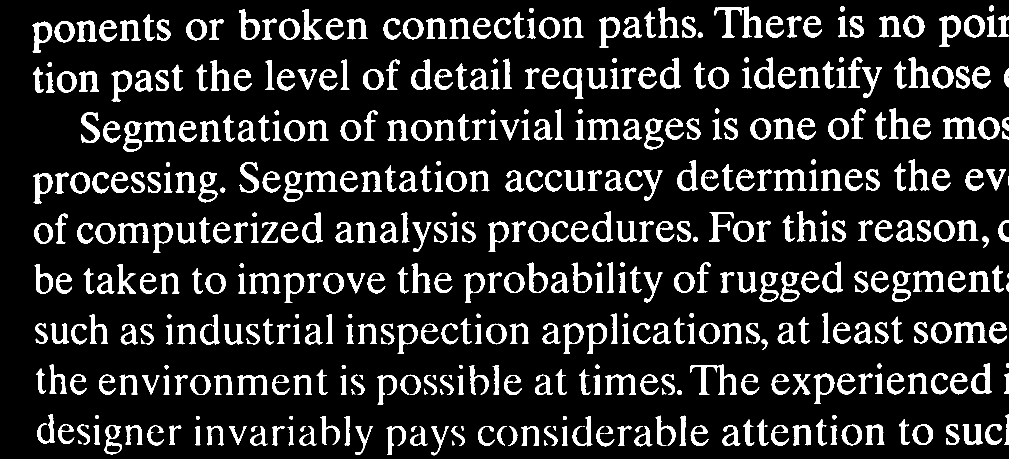
#> input picture LEB2_Hw/HW5/image/text_frombook.png, 2018 x 918 px (shown at 1/2 size)
$ jupyter execute HW5.ipynb
#> lines starting #> are read from the running program, lines starting #| are printed output that depends on the picture; after the words box and inside, x2 and y2 are one past the last pixel; in counts of white or black regions, pixels touching at a corner belong together
# **Import Libary**

[cell 1]
import matplotlib.pyplot as plt
import cv2
import numpy as np

# **Load Image & Delete long tail**

[cell 2]
ori_image = cv2.imread('image/text_frombook.png',0)
#> ori_image: shape (918, 2018); 13.8% white; 497 white regions (11 under 20 px), largest, box (x1, y1, x2, y2) and area: (1429, 13, 1526, 75) 1961, (1380, 729, 1473, 790) 1647, (1886, 235, 1953, 278) 1379

# จากคริปอาจารย์
def imreconstruct(img,marker):
    mask = img
    se = cv2.getStructuringElement(cv2.MORPH_RECT , (3,3))
    recon1 = marker
    recon1_old = np.zeros(recon1.shape , np.int8)
    while np.sum(np.sum(recon1 - recon1_old)) != 0 :
        recon1_old = recon1
        recon1 = cv2.dilate(recon1 , se)
        recon1 = recon1 & mask
#> this loop made 76 passes
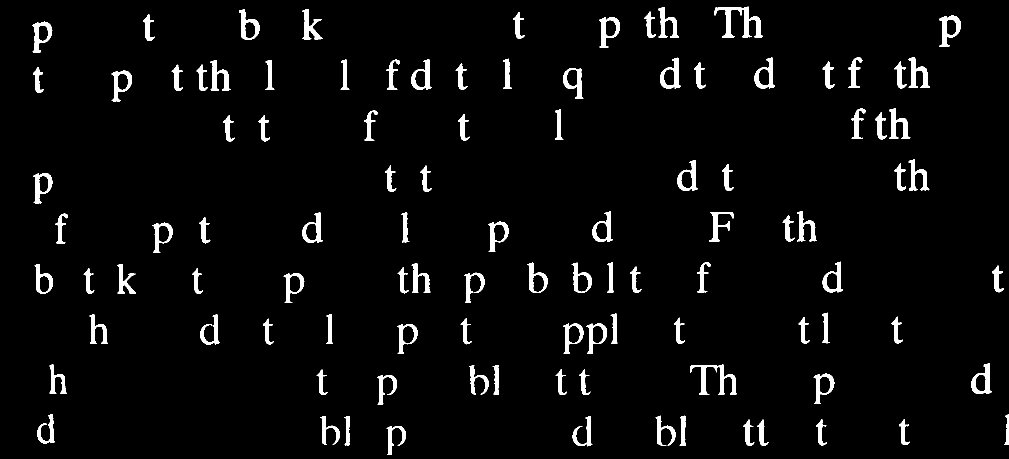
#> recon1: shape (918, 2018) (shown at 1/2 size); 3.8% white; 104 white regions, largest, box (x1, y1, x2, y2) and area: (1429, 13, 1526, 75) 1961, (1380, 729, 1473, 790) 1647, (1879, 31, 1922, 94) 1133
    return recon1

se = cv2.getStructuringElement(cv2.MORPH_RECT , (1,51))
mark_img1 = cv2.erode(ori_image,se)

lt_img = imreconstruct(ori_image,mark_img1)

nolt_image = ori_image - lt_img
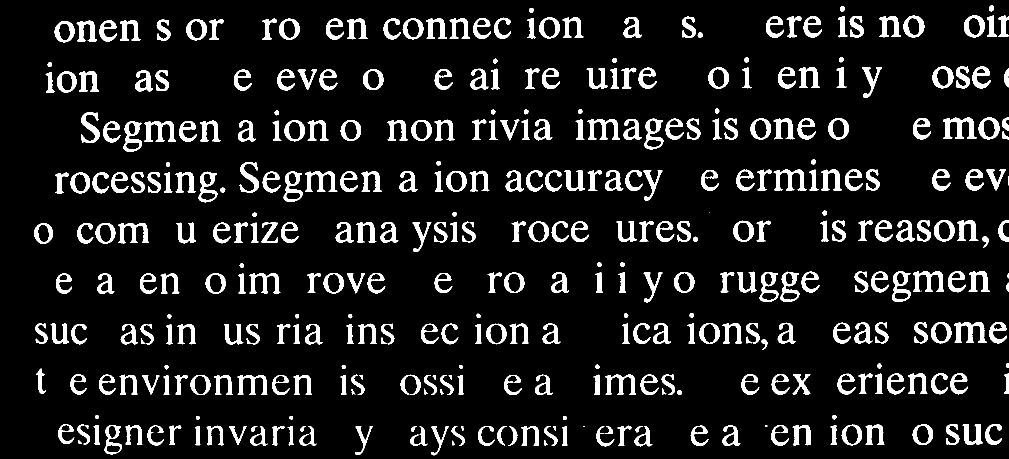
#> nolt_image: shape (918, 2018) (shown at 1/2 size); 10% white; 393 white regions (11 under 20 px), largest, box (x1, y1, x2, y2) and area: (1886, 235, 1953, 278) 1379, (1908, 644, 1973, 686) 1269, (1826, 542, 1888, 584) 1223

cv2.imwrite('image/nolt.png',nolt_image)

# Display the results
plt.figure(figsize=(20, 5))

plt.subplot(1, 5, 1)
plt.imshow(ori_image,cmap='gray')
plt.axis('off')
plt.title("Original Image text_frombook")

plt.subplot(1, 5, 2)
plt.imshow(mark_img1,cmap='gray')
plt.axis('off')
plt.title("Mark only long tail")

plt.subplot(1, 5, 3)
plt.imshow(lt_img,cmap='gray')
plt.axis('off')
plt.title("Long tall")

plt.subplot(1, 5, 4)
plt.imshow(nolt_image,cmap='gray')
plt.axis('off')
plt.title("No long tail")

plt.show()

# **Bitwise & FloodFill**

[cell 3]
bw_image = cv2.bitwise_not(nolt_image)
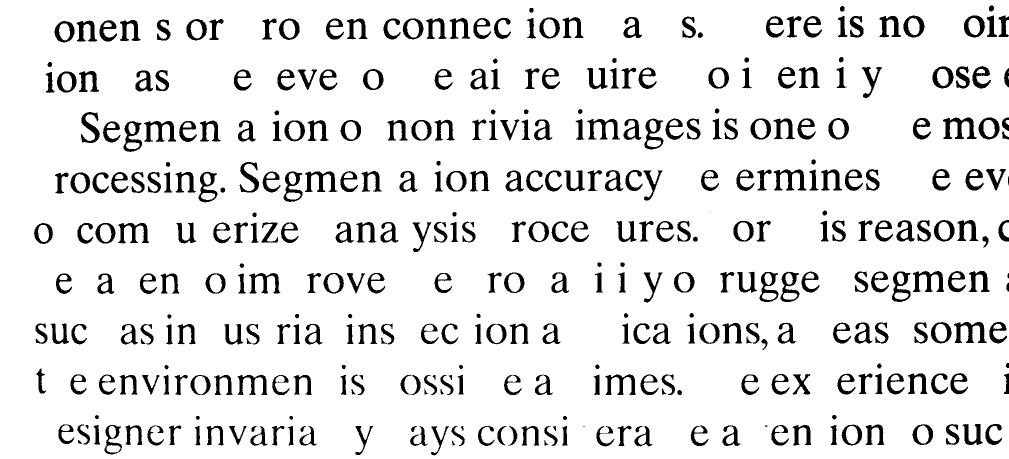
#> bw_image: shape (918, 2018) (shown at 1/2 size); 90% white; 393 black regions (11 under 20 px), largest, box (x1, y1, x2, y2) and area: (1886, 235, 1953, 278) 1379, (1908, 644, 1973, 686) 1269, (1826, 542, 1888, 584) 1223

h , w = bw_image.shape[:2]
mask = np.zeros((h+2,w+2) , np.uint8)

image_mark2 = bw_image.copy()
cv2.floodFill(image_mark2,mask,(0,0),0)
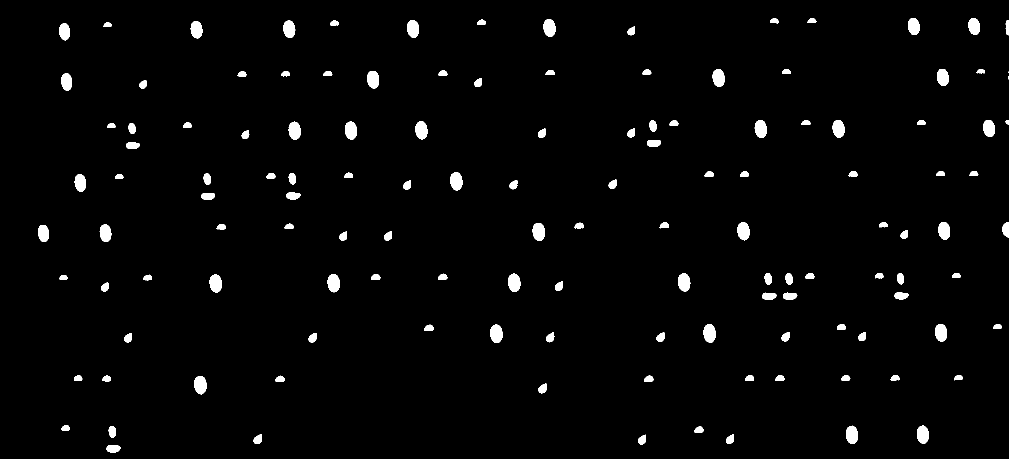
#> image_mark2: shape (918, 2018) (shown at 1/2 size); 2.2% white; 131 white regions (2 under 20 px), largest, box (x1, y1, x2, y2) and area: (980, 649, 1005, 686) 728, (1407, 648, 1431, 686) 719, (389, 752, 413, 789) 718

marge_image = nolt_image | image_mark2
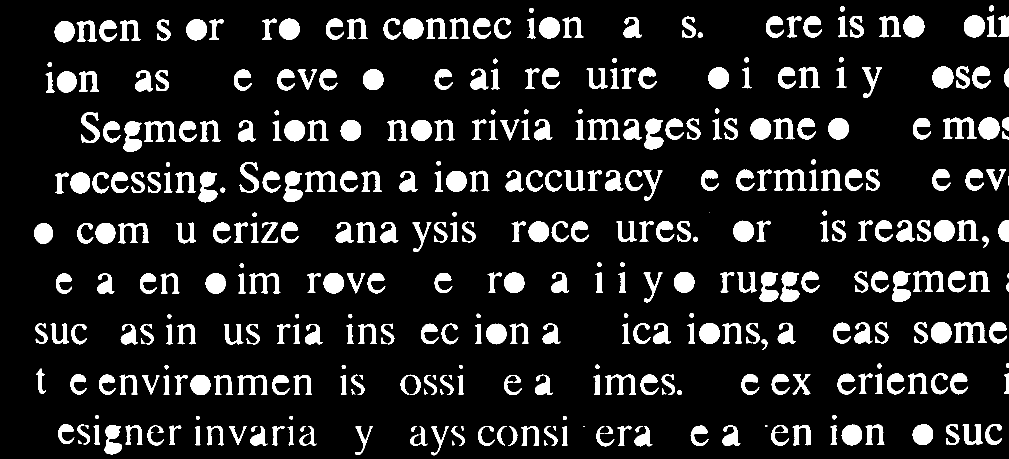
#> marge_image: shape (918, 2018) (shown at 1/2 size); 12.2% white; 393 white regions (11 under 20 px), largest, box (x1, y1, x2, y2) and area: (1784, 543, 1821, 604) 1562, (1289, 237, 1327, 299) 1561, (567, 343, 605, 404) 1532

cv2.imwrite('image/mearge_image.png',marge_image)

plt.figure(figsize=(20, 5))

plt.subplot(1, 5, 1)
plt.imshow(bw_image,cmap='gray')
plt.axis('off')
plt.title("Bitwise Image")

plt.subplot(1, 5, 2)
plt.imshow(image_mark2,cmap='gray')
plt.axis('off')
plt.title("FloodFill Image")

plt.subplot(1, 5, 3)
plt.imshow(marge_image,cmap='gray')
plt.axis('off')
plt.title("mearge Image")

plt.show()

# **Erode only circle & Dilate for find 'O'**

[cell 4]
se = cv2.getStructuringElement(cv2.MORPH_RECT , (27,27))
find_point = cv2.erode(marge_image,se)
#> find_point: shape (918, 2018); 0.05% white; 36 white regions (6 under 20 px), largest, box (x1, y1, x2, y2) and area: (1944, 48, 1953, 57) 44, (1882, 151, 1890, 159) 41, (1974, 253, 1982, 261) 39

se = cv2.getStructuringElement(cv2.MORPH_RECT , (40,40))
fill_point = cv2.dilate(find_point,se)
#> fill_point: shape (918, 2018); 3.9% white; 36 white regions, largest, box (x1, y1, x2, y2) and area: (1925, 29, 1973, 77) 2267, (1863, 132, 1910, 179) 2186, (1955, 234, 2002, 281) 2184

cv2.imwrite('image/fill_point.png',fill_point)

plt.figure(figsize=(20, 5))

plt.subplot(1, 5, 1)
plt.imshow(find_point,cmap='gray')
plt.axis('off')
plt.title("Erode for find cicle")

plt.subplot(1, 5, 2)
plt.imshow(fill_point,cmap='gray')
plt.axis('off')
plt.title("Dillate fill cicle")

plt.show()

# **Delete Excess**

[cell 5]
h , w = ori_image.shape[:2]
mask = np.zeros((h,w) , np.uint8)

mask[:,1998:2018] = fill_point[:,1998:2018]
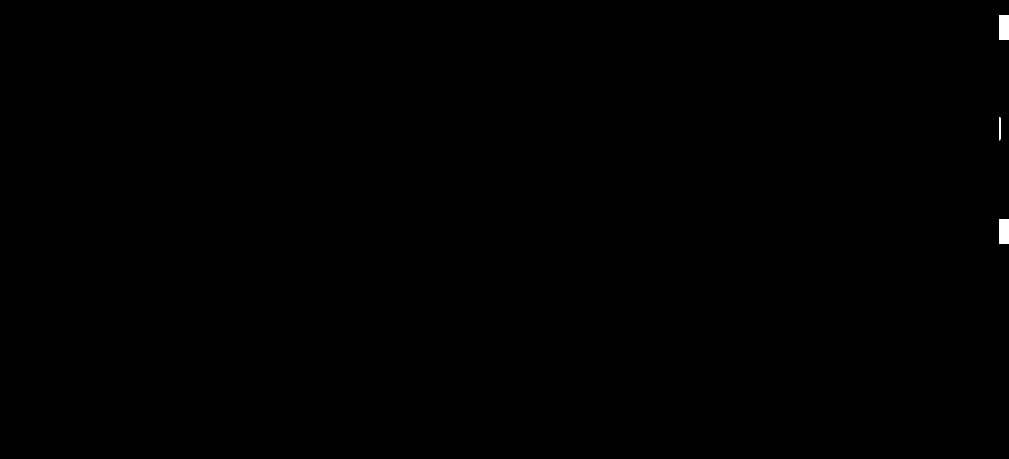
#> mask: shape (918, 2018) (shown at 1/2 size); 0.12% white; 3 white regions, box (x1, y1, x2, y2) and area: (1998, 30, 2018, 79) 980, (1998, 438, 2018, 487) 980, (1998, 234, 2002, 281) 179

delete_excess = fill_point - mask
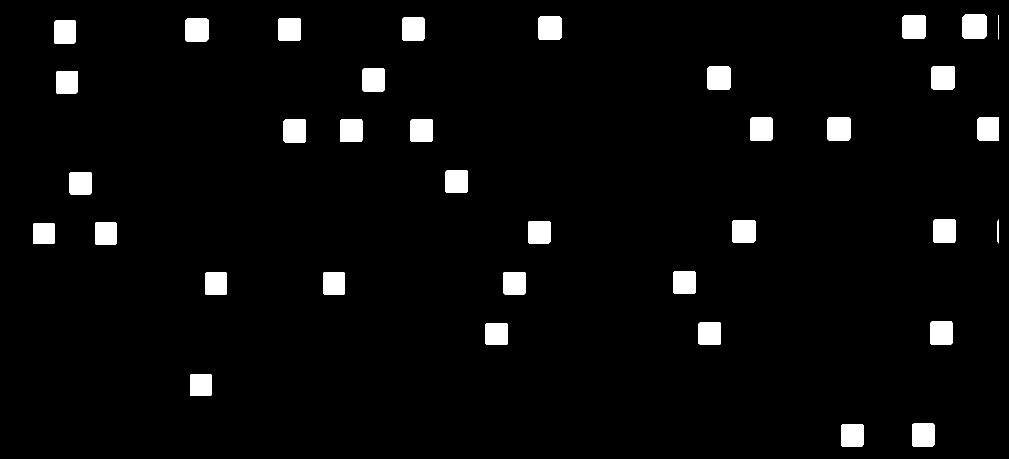
#> delete_excess: shape (918, 2018) (shown at 1/2 size); 3.8% white; 36 white regions, largest, box (x1, y1, x2, y2) and area: (1925, 29, 1973, 77) 2267, (1863, 132, 1910, 179) 2186, (1805, 30, 1852, 77) 2183

identified_O = ori_image & delete_excess
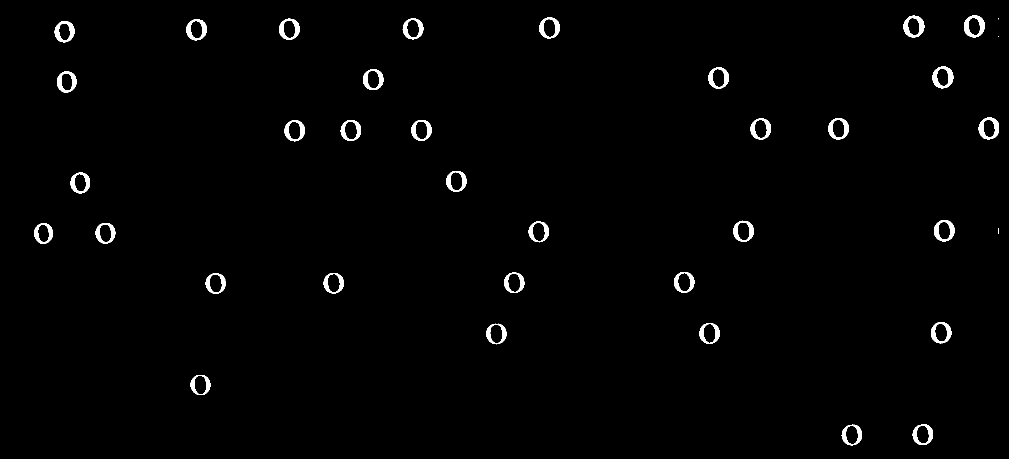
#> identified_O: shape (918, 2018) (shown at 1/2 size); 1.3% white; 37 white regions (3 under 20 px), largest, box (x1, y1, x2, y2) and area: (1928, 31, 1970, 75) 845, (1865, 133, 1907, 177) 822, (1807, 31, 1849, 75) 818

cv2.imwrite('image/identified_o.png',identified_O)

plt.figure(figsize=(20, 5))

plt.subplot(1, 5, 1)
plt.imshow(mask,cmap='gray')
plt.axis('off')
plt.title("Mask Execess")

plt.subplot(1, 5, 2)
plt.imshow(delete_excess,cmap='gray')
plt.axis('off')
plt.title("Delete Execess")

plt.subplot(1, 5, 3)
plt.imshow(identified_O,cmap='gray')
plt.axis('off')
plt.title("Identified O")

plt.show()

$ run again, with LEB2_Hw/HW5/image/fill_point.png copied over LEB2_Hw/HW5/image/text_frombook.png
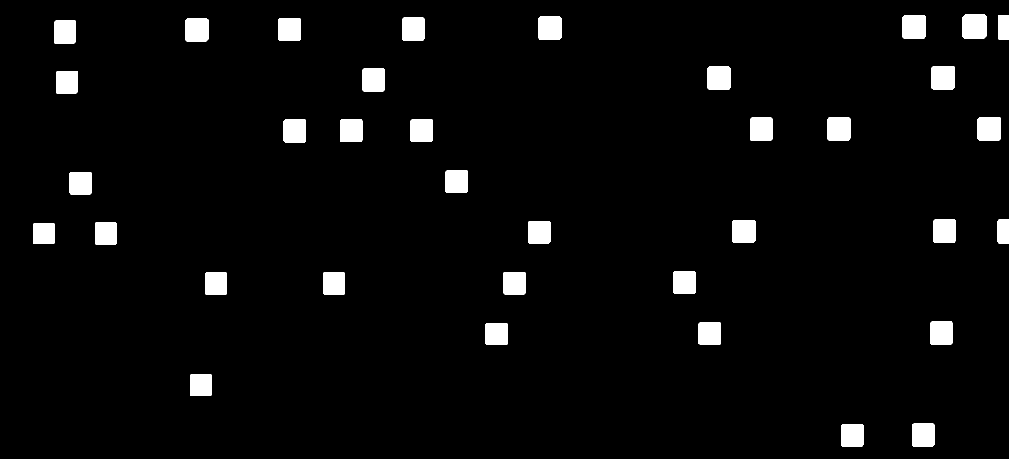
#> input picture LEB2_Hw/HW5/image/fill_point.png, 2018 x 918 px (shown at 1/2 size)
#> ori_image: shape (918, 2018); 3.9% white; 36 white regions, largest, box (x1, y1, x2, y2) and area: (1925, 29, 1973, 77) 2267, (1863, 132, 1910, 179) 2186, (1955, 234, 2002, 281) 2184
#> mark_img1: shape (918, 2018); every value is 0
#> `bw_image = cv2.bitwise_not(nolt_image)`:
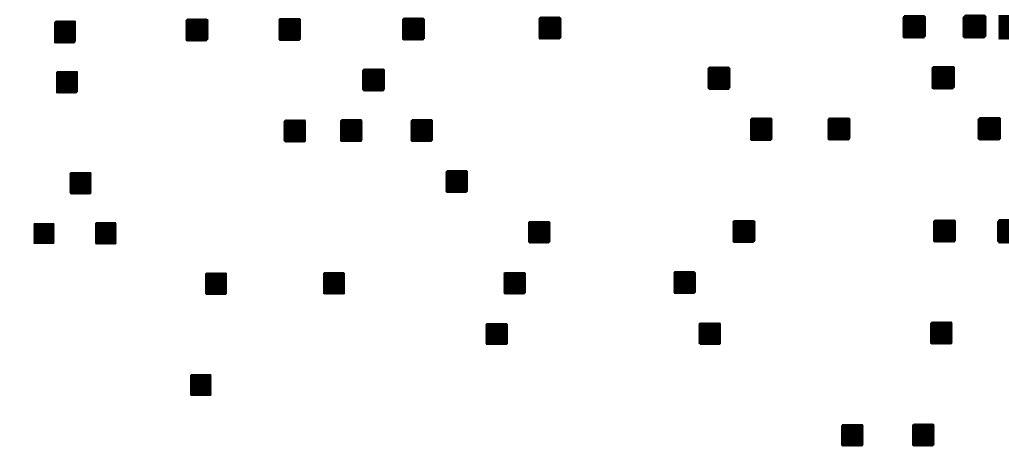
#> bw_image: shape (918, 2018) (shown at 1/2 size); 96.1% white; 36 black regions, largest, box (x1, y1, x2, y2) and area: (1925, 29, 1973, 77) 2267, (1863, 132, 1910, 179) 2186, (1955, 234, 2002, 281) 2184
#> find_point: shape (918, 2018); 0.69% white; 36 white regions, largest, box (x1, y1, x2, y2) and area: (1938, 42, 1960, 64) 447, (1876, 145, 1897, 166) 418, (1968, 247, 1989, 268) 416
#> fill_point: shape (918, 2018); 6.4% white; 36 white regions, largest, box (x1, y1, x2, y2) and area: (1919, 23, 1980, 84) 3684, (1857, 126, 1917, 186) 3577, (1949, 228, 2009, 288) 3575
#> mask: shape (918, 2018); 0.17% white; 3 white regions, box (x1, y1, x2, y2) and area: (1998, 24, 2018, 86) 1240, (1998, 432, 2018, 494) 1240, (1998, 228, 2009, 288) 651
#> `delete_excess = fill_point - mask`:
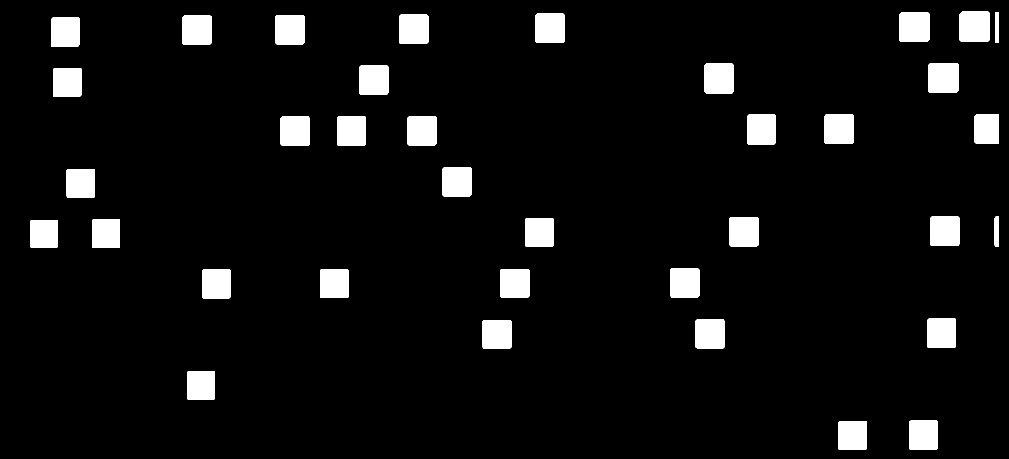
#> delete_excess: shape (918, 2018) (shown at 1/2 size); 6.3% white; 36 white regions, largest, box (x1, y1, x2, y2) and area: (1919, 23, 1980, 84) 3684, (1857, 126, 1917, 186) 3577, (1799, 24, 1859, 84) 3574
#> identified_O: shape (918, 2018); 3.8% white; 36 white regions, largest, box (x1, y1, x2, y2) and area: (1925, 29, 1973, 77) 2267, (1863, 132, 1910, 179) 2186, (1805, 30, 1852, 77) 2183
